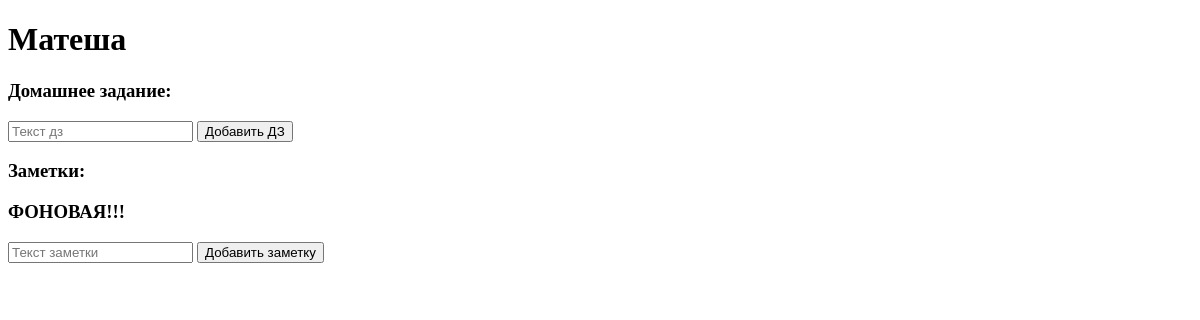
/lesson?lid=1, run on an earlier commit of the app's database.
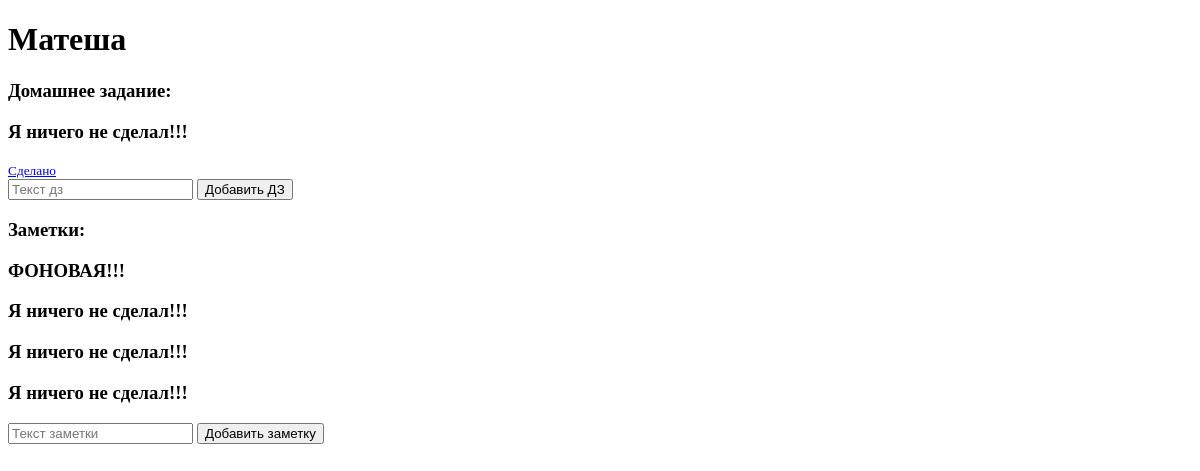
And on a later commit of the database.
### app/models.py (models this page shows)
class Note(models.Model):
    text = models.TextField(null=False, default="")
    lesson = models.ForeignKey(Lesson, on_delete=models.CASCADE, null=True)

class Htask(models.Model):
    text = models.TextField(null=False, default="")
    is_done = models.BooleanField(null=False, default=False)
    lesson = models.ForeignKey(Lesson, on_delete=models.CASCADE, null=True)

### app/views.py (the view)
# urls.py: path('lesson', lesson),
def lesson(request):
    lid = request.GET.get('lid', None)
    if lid:
        less = get_object_or_404(Lesson, pk=lid)
        note = Note.objects.filter(lesson=less.id)
        h = Htask.objects.filter(lesson=less.id)
        return render(request, 'lesson.html', {'lesson': less, 'htask': h, 'note': note})
    else:
        return redirect('/')

### app/templates/lesson.html (shortened to what this page needs)
<!DOCTYPE html>
<html lang="en">
<head>
</head>
<body>
<h1> {{ lesson.name }}</h1>
<h3>Домашнее задание:</h3>
{% for n in htask %}
    {% if n.is_done %}
        <h3><strike>{{ n.text }}</strike></h3>
    {% else %}
        <h3>{{ n.text }}</h3>
        <small><a href="do?lid={{ lesson.id }}&idd={{ n.id }}">Сделано</a></small>
    {% endif %}
{% endfor %}
<form action="/add_htask">
    <input type="text" name="not" placeholder="Текст дз">
    <button>Добавить ДЗ</button>
</form>
<h3>Заметки:</h3>
{% for n in note %}
    <h3>{{ n.text }}</h3>
{% endfor %}
<form action="/add_note">
    <input type="text" name="not" placeholder="Текст заметки">
    <button>Добавить заметку</button>
</form>
</body>
</html>

What changed in the data, as far as the page shows it:
added Htask: text "Я ничего не сделал!!!"
added Note: text "Я ничего не сделал!!!"
added Note: text "Я ничего не сделал!!!"
added Note: text "Я ничего не сделал!!!"
